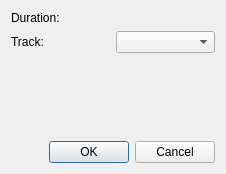
<?xml version="1.0" encoding="UTF-8"?>
<ui version="4.0">
 <class>SpacerDialog_UI</class>
 <widget class="QDialog" name="SpacerDialog_UI">
  <property name="geometry">
   <rect>
    <x>0</x>
    <y>0</y>
    <width>226</width>
    <height>174</height>
   </rect>
  </property>
  <property name="windowTitle">
   <string>Add space</string>
  </property>
  <layout class="QGridLayout" name="gridLayout">
   <item row="2" column="0" colspan="2">
    <spacer name="verticalSpacer">
     <property name="orientation">
      <enum>Qt::Vertical</enum>
     </property>
     <property name="sizeHint" stdset="0">
      <size>
       <width>20</width>
       <height>40</height>
      </size>
     </property>
    </spacer>
   </item>
   <item row="1" column="0">
    <widget class="QLabel" name="clip_filesize_3">
     <property name="text">
      <string>Track:</string>
     </property>
    </widget>
   </item>
   <item row="1" column="1">
    <widget class="KComboBox" name="track_number"/>
   </item>
   <item row="3" column="0" colspan="2">
    <widget class="QDialogButtonBox" name="buttonBox">
     <property name="orientation">
      <enum>Qt::Horizontal</enum>
     </property>
     <property name="standardButtons">
      <set>QDialogButtonBox::Cancel|QDialogButtonBox::Ok</set>
     </property>
    </widget>
   </item>
   <item row="0" column="0">
    <widget class="QLabel" name="clip_filesize_2">
     <property name="text">
      <string>Duration:</string>
     </property>
    </widget>
   </item>
   <item row="0" column="1">
    <layout class="QHBoxLayout" name="inputLayout"/>
   </item>
  </layout>
 </widget>
 <customwidgets>
  <customwidget>
   <class>KComboBox</class>
   <extends>QComboBox</extends>
   <header>kcombobox.h</header>
  </customwidget>
 </customwidgets>
 <resources/>
 <connections>
  <connection>
   <sender>buttonBox</sender>
   <signal>accepted()</signal>
   <receiver>SpacerDialog_UI</receiver>
   <slot>accept()</slot>
   <hints>
    <hint type="sourcelabel">
     <x>248</x>
     <y>254</y>
    </hint>
    <hint type="destinationlabel">
     <x>157</x>
     <y>274</y>
    </hint>
   </hints>
  </connection>
  <connection>
   <sender>buttonBox</sender>
   <signal>rejected()</signal>
   <receiver>SpacerDialog_UI</receiver>
   <slot>reject()</slot>
   <hints>
    <hint type="sourcelabel">
     <x>316</x>
     <y>260</y>
    </hint>
    <hint type="destinationlabel">
     <x>286</x>
     <y>274</y>
    </hint>
   </hints>
  </connection>
 </connections>
</ui>
